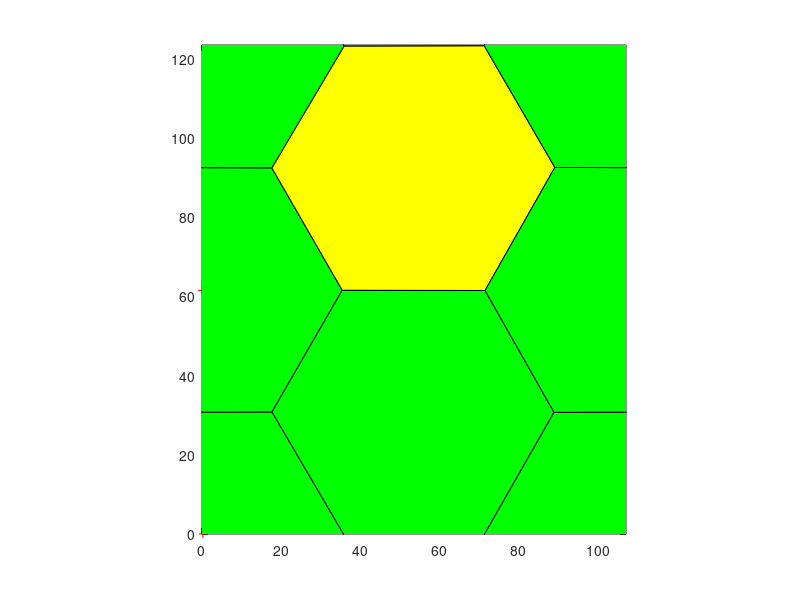

Recreate this plot in MATLAB.
%%%%%%%%%%%%%%%%%%%%%%%%%%%%%%%%%%%%%%%%%%%%%%%%%%%%%%%%%%%%%%%%%%%%%%%%%%%
% This script produces a txt file with the initial conditions needed to run the 
% vertex model cpp exicutable. The Global values are set by the user. The
% cell positions are a honeycomb tilling of the plane. The resulting txt file
% contians all the global parameter values and cell, edge, and vertex
% locatons and neighbors. 
%
% To use this file specify the name of the output txt file and the number
% of cells you would like in your tissue. You may wish to modify some
% global parameters to fit your needs. 
%%%%%%%%%%%%%%%%%%%%%%%%%%%%%%%%%%%%%%%%%%%%%%%%%%%%%%%%%%%%%%%%%%%%%%%%%%%
clear

%% Inputs needed
nomfichier='mytissue.txt';  %the file name
n=1;                       %1/2 of the Cells per row
m=2;                       %Cells per collumn 
r=89542;                    %Seed for the random number generators

%% Global Parameters 
GAMMA =10;                  %Tension on an edge
l= sqrt(2) * 25;            %Average edge length
t0 = 1;                     %Standard unit of time 
RLXLY = 1;                  %Ratio of LX to LY (used to make rectangular boxes) 
Ratio = 0.3;                %ratio of pressure to tension forces (standard value 0.3)
Ralpha=100000000000000000000;                   %Ralpha=10 means the box evolves 10 times slower then the vertices
TOTALTIME = 400;             %How long to run the simulation 
CURRENTTIME = 0.0;          %The initial time
TIMEINTERVAL =	1;        %How often to output the current configuration of the tissue
INITIALSTEPSIZE = 0.01;    %Initial stepsize for the numberic integrator 
error_tolerance_absolute_mechanical = 0.01;  %Error tolerence for use with the adaptive stepsize integrators 
LX=n*3*l+1;
LY=m*sqrt(3)*l+1; 
NCells=n*m*2;
A0 = 4033.11; %LX*LY/NCells;                   %Cells want to have area A0, 4033.11; 
MINAREA = A0/100;                    %Minimum allowed cell area (smaller cells will be removed)
MINLENGTH =	l/40;                    %Minimum edge length (smaller edges will be merged to form a fourfold vertex
NEWEDGELENGTH =	l/20;                %Length of a new edge created in the T1 process
%K = Ratio * GAMMA / l^3 ;           %for pressure=K(A-A0)
K = Ratio * 10 * GAMMA / l;          %for pressure=K(1-A/A0)
Alpha_M = GAMMA*t0/(2*l);                % Drag coefficent
TISSUE_ALPHA = Ralpha*Alpha_M;       % How fast the box size updates relative to the vertex motion
TISSUE_EXT_STRESS_Y = 0;             % External Stress on the tissue (positive values expancile) 
TISSUE_EXT_STRESS_X = 0;
VERBOSEON = 1;
                 %  picks how often the simulation writes to the outputfile
%% Create the Hexagonal tillining 
SEED = r;
rng(SEED); 
f2=figure();
offset=0.01*l; 
Points1=zeros(NCells,2); 
k=1; 

%Grid One
for i=0:n-1
    for j=0:m-1
        Points1(k,:)=[3*i*l+rand()*offset,sqrt(3)*j*l+rand()*offset]; 
        k=k+1; 
    end
end
% Grid two
for i=0:n-1
    for j=0:m-1
        Points1(k,:)=[(3*i+3/2)*l+rand()*offset, (sqrt(3)*j+sqrt(3)/2)*l+rand()*offset]; 
        k=k+1; 
    end
end

Pointsa=Points1+[LX*ones(NCells,1) LY*zeros(NCells,1)];
Pointsb=Points1-[LX*zeros(NCells,1) LY*ones(NCells,1)];
Pointsc=Points1-[LX*ones(NCells,1) LY*zeros(NCells,1)];
Pointsd=Points1+[LX*zeros(NCells,1) LY*ones(NCells,1)];
Pointse=Points1+[LX*ones(NCells,1) LY*ones(NCells,1)];
Pointsf=Points1+[LX*ones(NCells,1) -LY*ones(NCells,1)];
Pointsg=Points1+[-LX*ones(NCells,1) LY*ones(NCells,1)];
Pointsh=Points1+[-LX*ones(NCells,1) -LY*ones(NCells,1)];
Pointst=[Points1; Pointsa; Pointsb; Pointsc; Pointsd; Pointse; Pointsf; Pointsg; Pointsh];
[v,c]=voronoin(Pointst); 


%% Plot a Representation of the result
set(0,'CurrentFigure',f2);
plot(Points1(:,1),Points1(:,2),'r+');
for i = 1:length(c) 
    %ca are the cells that are in the interior only
    IN=(all(v(c{i},1)>0)&all(v(c{i},1)<LX)&all(v(c{i},2)>0)&all(v(c{i},2)<LY));
    %ca have cells that are at the border
    IN2=(any(v(c{i},1)>0)&any(v(c{i},1)<LX)&any(v(c{i},2)>0)&any(v(c{i},2)<LY))&(~IN);
    if (all(c{i}~=1)&&IN)  
    set(0,'CurrentFigure',f2)
    patch(v(c{i},1),v(c{i},2),'y'); % use color yellow.
    end
    % cells crossing the border
    if (all(c{i}~=1)&&(IN2))  
    set(0,'CurrentFigure',f2)
    patch(v(c{i},1),v(c{i},2),'g'); % use color green.
    end
end
set(0,'CurrentFigure',f2)
axis equal
xlim([0 LX]);
ylim([0 LY]);


for i = 1:length(c)
   INGLOBAL=any((v(c{i},1)>0)&v(c{i},1)<LX&v(c{i},2)>0&v(c{i},2)<LY);
   if INGLOBAL
       ListVertex=c{i};
       area=0;
       for k=1:length(c{i})
           kplus=mod(k,length(c{i}))+1;
           area=area+v(c{i}(k),1)*v(c{i}(kplus),2)-v(c{i}(kplus),1)*v(c{i}(k),2);
       end
       if(area<0) c{i}=fliplr(c{i}); end
   end
end

%% Export to a txt file
fid=fopen(nomfichier,'wt');
fprintf(fid, 'Voronoi Tesselation Data: \n');
fprintf(fid, 'NumbCells %d \t rng %d \n', NCells, r);
fprintf(fid, 'ratio pressure to tension\t%f\n', Ratio);
fprintf(fid, 'Global:\n');
fprintf(fid, 'LX\t%f\nLY\t%f\n', LX, LY);
fprintf(fid, 'A0\t%f\n', A0);
fprintf(fid, 'SEED\t%d\n', SEED);
fprintf(fid, 'TIMEINTERVAL\t%f\n', TIMEINTERVAL);
fprintf(fid, 'MINAREA\t%f\n', MINAREA);
fprintf(fid, 'MINLENGTH\t%f\n', MINLENGTH);
fprintf(fid, 'NEWEDGELENGTH\t%f\n', NEWEDGELENGTH);
fprintf(fid, 'K\t%f\n', K);
fprintf(fid, 'GAMMA\t%f\n', GAMMA);
fprintf(fid, 'TOTALTIME\t%f\n', TOTALTIME);
fprintf(fid, 'CURRENTTIME\t%f\n', CURRENTTIME);
fprintf(fid, 'INITIALSTEPSIZE\t%f\n', INITIALSTEPSIZE);
fprintf(fid, 'error_tolerance_absolute_mechanical\t%f\n', error_tolerance_absolute_mechanical);
fprintf(fid, 'TISSUE_ALPHA\t%f\n', TISSUE_ALPHA);
fprintf(fid, 'ALPHAM\t%f\n', Alpha_M);
fprintf(fid, 'TISSUE_EXT_STRESS_X\t%f\n', TISSUE_EXT_STRESS_X);
fprintf(fid, 'TISSUE_EXT_STRESS_Y\t%f\n', TISSUE_EXT_STRESS_Y);
fprintf(fid, 'VERBOSEON\t%d\n', VERBOSEON);
fprintf(fid, 'endGlobal\n'); 
fprintf(fid, 'Vertices\n');
fprintf(fid, 'id\tx\ty\n');

NbVertex=0;
CentralVertices=zeros(length(v),2);
for i = 2:length(v)   % v(1) is always a point at infinity, so skip (NOTED ADDED BY DKL 7/5/10)
   if(v(i,1)>0&&v(i,1)<LX&&v(i,2)>0&&v(i,2)<LY)
       fprintf(fid,'%d',i); 
       fprintf(fid,'\t %2.4f',v(i,1));
       fprintf(fid,'\t %2.4f',v(i,2));
       fprintf(fid,'\n');
       NbVertex=NbVertex+1;
       CentralVertices(NbVertex,1)=v(i,1);
       CentralVertices(NbVertex,2)=v(i,2);
   end
end

CentralVertices=CentralVertices(1:NbVertex,1:2);
EqVertex=zeros(NbVertex,1);

for i = 2:length(v)
   vcorrige=zeros(1,2);
   vtest=v(i,:);

   if (vtest(1)>0&&vtest(1)<LX&&vtest(2)>0&&vtest(2)<LY) vcorrige=vtest;end
   vtest=v(i,:)-LX*[1 0];
   if (vtest(1)>0&&vtest(1)<LX&&vtest(2)>0&&vtest(2)<LY) vcorrige=vtest;  end
   vtest=v(i,:)-LY*[0 1];
   if (vtest(1)>0&&vtest(1)<LX&&vtest(2)>0&&vtest(2)<LY) vcorrige=vtest;  end
   vtest=v(i,:)+LX*[1 0];
   if (vtest(1)>0&&vtest(1)<LX&&vtest(2)>0&&vtest(2)<LY) vcorrige=vtest;  end
   vtest=v(i,:)+LY*[0 1];
   if (vtest(1)>0&&vtest(1)<LX&&vtest(2)>0&&vtest(2)<LY) vcorrige=vtest;  end
   vtest=v(i,:)-[LX LY];
   if (vtest(1)>0&&vtest(1)<LX&&vtest(2)>0&&vtest(2)<LY) vcorrige=vtest;  end
   vtest=v(i,:)-[LX -LY];
   if (vtest(1)>0&&vtest(1)<LX&&vtest(2)>0&&vtest(2)<LY) vcorrige=vtest;  end
   vtest=v(i,:)+[LX LY];
   if (vtest(1)>0&&vtest(1)<LX&&vtest(2)>0&&vtest(2)<LY) vcorrige=vtest;  end
   vtest=v(i,:)+[LX -LY];
   if (vtest(1)>0&&vtest(1)<LX&&vtest(2)>0&&vtest(2)<LY) vcorrige=vtest;  end
   column=find(all(abs((repmat(vcorrige,size(v,1),1))'-v')<0.000001));%strmatch(vcorrige, v);
   if(~isempty(column))
       EqVertex(i)=column;
   end

end

fprintf(fid, 'Edges\n');
fprintf(fid, 'id\tvertex1\tvertex2\txflag\tyflag\n');
NbEdgeMax=3*NbVertex;
Edges.Vertices=zeros(NbEdgeMax,2);
Edges.Crossx12=zeros(NbEdgeMax,1);
Edges.Crossx21=zeros(NbEdgeMax,1);
Edges.Crossy12=zeros(NbEdgeMax,1);
Edges.Crossy21=zeros(NbEdgeMax,1);

EdgeIncrement=0; %the number of the edge so you get 1,2,3,4 as edge lables
for i = 1:length(c) %For each vertex
   INGLOBAL=any( (v(c{i},1)>0) & v(c{i},1)<LX & v(c{i},2)>0 & v(c{i},2)<LY);
   if INGLOBAL %If it is in the reigon of intrest
       ListVertex=c{i}; %list of edges in each cell in the reigon 
       for j=1:length(ListVertex) %for each edge in the cell
           testdejainscrit=0;
           % if we look at the current edge is in the list
           for k=1:EdgeIncrement
               if ((EqVertex((ListVertex(j)))==Edges.Vertices(k,1)...
                       &&EqVertex(ListVertex(mod(j,length(ListVertex))+1))==Edges.Vertices(k,2))...%the modulus is to be on that loop
                       ||...
                       (EqVertex(ListVertex(j))==Edges.Vertices(k,2)...
                       &&EqVertex(ListVertex(mod(j,length(ListVertex))+1))==Edges.Vertices(k,1)))
                   testdejainscrit=1;
               else
               end
           end
           % if it is not there we added at the end
           if(~testdejainscrit)
               EdgeIncrement=EdgeIncrement+1;
               Edges.Vertices(EdgeIncrement,1)=EqVertex(ListVertex(j)); %the first vertex
               Edges.Vertices(EdgeIncrement,2)=EqVertex(ListVertex(mod(j,length(ListVertex))+1)); %the second vertex
               Vertex1encours=ListVertex(j);
               Vertex1encourseq=EqVertex(ListVertex(j));
               Vertex2encours=ListVertex(mod(j,length(ListVertex))+1);
               Vertex2encourseq=EqVertex(ListVertex(mod(j,length(ListVertex))+1));
               % and is written in the file
               fprintf(fid,'%d',EdgeIncrement);
               fprintf(fid,'\t %d', Edges.Vertices(EdgeIncrement,1));
               fprintf(fid,'\t %d', Edges.Vertices(EdgeIncrement,2));
               % must be a test to see if the one-vertex through a
               % rating (a vertex in, one out) 2-if there are two vertices
               % out but through the side anyway (happens on the corner)
               VertexCross21=(EqVertex(ListVertex(j))~=ListVertex(j))&&(EqVertex(ListVertex(mod(j,length(ListVertex))+1))==ListVertex(mod(j,length(ListVertex))+1));
               VertexCross12=(EqVertex(ListVertex(j))==ListVertex(j))&&(EqVertex(ListVertex(mod(j,length(ListVertex))+1))~=ListVertex(mod(j,length(ListVertex))+1));
               % cas 1

               %  x12=x21=y12=y21=0;

               %Periodic boundary condition testing
               if((EqVertex(ListVertex(j))~=ListVertex(j))&&(EqVertex(ListVertex(mod(j,length(ListVertex))+1))==ListVertex(mod(j,length(ListVertex))+1)))
                   if(v(ListVertex(j),1)<0) Edges.Crossx12(EdgeIncrement)=1;%fprintf(fid,' xCrossBoundary12');
                       %    x12=1;
                   end
                   if(v(ListVertex(j),1)>LX) Edges.Crossx21(EdgeIncrement)=1;%fprintf(fid,' xCrossBoundary21');
                       %   x21=1;
                   end
                   if(v(ListVertex(j),2)<0) Edges.Crossy12(EdgeIncrement)=1;%fprintf(fid,' yCrossBoundary12');
                       %   y12=1;
                   end
                   if(v(ListVertex(j),2)>LY) Edges.Crossy21(EdgeIncrement)=1;%fprintf(fid,' yCrossBoundary21');
                       %    y21=1;
                   end
               end
               if((EqVertex(ListVertex(j))==ListVertex(j))&&(EqVertex(ListVertex(mod(j,length(ListVertex))+1))~=ListVertex(mod(j,length(ListVertex))+1)))
                   if(v(ListVertex(mod(j,length(ListVertex))+1),1)<0) 
                       Edges.Crossx21(EdgeIncrement)=1;
                   end
                   if(v(ListVertex(mod(j,length(ListVertex))+1),1)>LX) 
                       Edges.Crossx12(EdgeIncrement)=1;
                   end
                   if(v(ListVertex(mod(j,length(ListVertex))+1),2)<0) 
                       Edges.Crossy21(EdgeIncrement)=1;
                   end
                   if(v(ListVertex(mod(j,length(ListVertex))+1),2)>LY) 
                       Edges.Crossy12(EdgeIncrement)=1;
                   end
               end
               %cas 2
               if((EqVertex(ListVertex(j))~=ListVertex(j))&&(EqVertex(ListVertex(mod(j,length(ListVertex))+1))~=ListVertex(mod(j,length(ListVertex))+1)))
                   % if the vertex is in the range which is not
                   % moving in the same direction, is that both
                   % ends of the edge are not contained in the same
                   % in the time interval.
                   v1=v(ListVertex(j),:);
                   v2=v(ListVertex(mod(j,length(ListVertex))+1),:);
                   eqv1=v(EqVertex(ListVertex(j)),:);
                   eqv2=v(EqVertex(ListVertex(mod(j,length(ListVertex))+1)),:);
                   %Periodic boundary condition chehck again
                   if(v2(1)>v1(1))&&(eqv2(1)<eqv1(1)) 
                       Edges.Crossx12(EdgeIncrement)=1;
                   end
                   if(v2(1)<v1(1))&&(eqv2(1)>eqv1(1)) 
                       Edges.Crossx21(EdgeIncrement)=1;
                   end
                   if (v2(2)>v1(2))&&(eqv2(2)<eqv1(2))
                       Edges.Crossy12(EdgeIncrement)=1;
                   end
                   if (v2(2)<v1(2))&&(eqv2(2)>eqv1(2)) 
                       Edges.Crossy21(EdgeIncrement)=1;
                   end
               end
              
               %New output added by MS 4/17/2014
               if ( (Edges.Crossx12(EdgeIncrement)==1) || (Edges.Crossx21(EdgeIncrement)==1) )
                   newxflag=1;
               end
               if ( (Edges.Crossx12(EdgeIncrement)==0) && (Edges.Crossx21(EdgeIncrement)==0) )
                   newxflag=0;
               end
               if ( (Edges.Crossy12(EdgeIncrement)==1) || (Edges.Crossy21(EdgeIncrement)==1) )
                   newyflag=1;
               end
               if ( (Edges.Crossy12(EdgeIncrement)==0) && (Edges.Crossy21(EdgeIncrement)==0) )
                   newyflag=0;
               end
               
               fprintf(fid,'\t %d \t %d \n', newxflag, newyflag);

           end
       end

   end
end

cinside=cell(length(c),1);
CellIncrement=0;
for i=1:length(c)
   INGLOBAL=any((v(c{i},1)>0)&v(c{i},1)<LX&v(c{i},2)>0&v(c{i},2)<LY);
   if INGLOBAL
       CellIncrement=CellIncrement+1;
       cinside{CellIncrement}=EqVertex(c{i});

   end
end
NbCellsInside=CellIncrement;
cinside=cinside(1:NbCellsInside);
cinside2=cell(NbCellsInside,1);
CellIncrement=0;
for i=1:NbCellsInside
   dejavu=false;
   for j=1:i-1
       if ((length(cinside{i})==length(cinside{j}))&&all(sort(cinside{i})==sort(cinside{j}))) dejavu=true; end
   end
   if (~dejavu) CellIncrement=CellIncrement+1;cinside2{CellIncrement}=cinside{i}; end
end
cinside2=cinside2(1:CellIncrement);
fprintf(fid, 'Cells\n');
fprintf(fid, 'id\tA0\tEdgeNumb\tEdgeList\n');
for i=1:length(cinside2)
   ListVertex=c{i};
   fprintf(fid,'%d\t%f\t%d\t',i, A0, length(ListVertex));
   for j=1:length(ListVertex)
       NumeroEdge=0;
       % if we look at the current edge is in the list
       for k=1:EdgeIncrement
           if (EqVertex((ListVertex(j)))==Edges.Vertices(k,1)...
                   &&EqVertex(ListVertex(mod(j,length(ListVertex))+1))==Edges.Vertices(k,2))
               NumeroEdge=k;
           end % modulo is to be on that loop
           if(EqVertex(ListVertex(j))==Edges.Vertices(k,2)...
                   &&EqVertex(ListVertex(mod(j,length(ListVertex))+1))==Edges.Vertices(k,1))
               NumeroEdge=k; %MS change to always be positive
           end
       end
       % and is written in the file
       fprintf(fid,'%d,',NumeroEdge);
   end
   fprintf(fid, '\n');
end
fprintf(fid, 'End\n');
fclose(fid);
